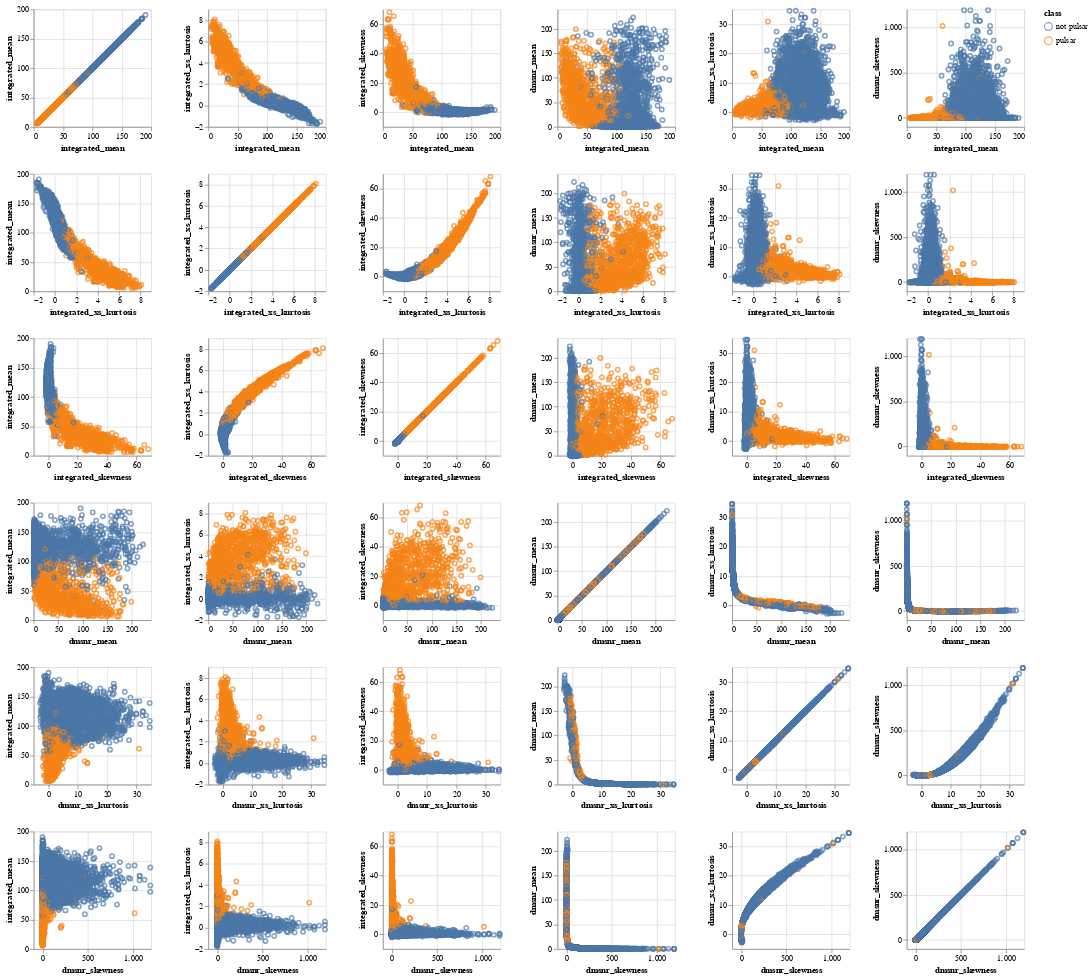

Source (notebook cell):
### Code cell
alt.data_transformers.disable_max_rows()

alt.Chart(pulsar_train).mark_point().encode(
    alt.X(alt.repeat("row"), type="quantitative"),
    alt.Y(alt.repeat("column"), type="quantitative"),
    color="class:N"
).properties(
    width=150,
    height=150
).repeat(
    row=["integrated_mean", "integrated_xs_kurtosis", "integrated_skewness", "dmsnr_mean", "dmsnr_xs_kurtosis", "dmsnr_skewness"],
    column=["integrated_mean", "integrated_xs_kurtosis", "integrated_skewness", "dmsnr_mean", "dmsnr_xs_kurtosis", "dmsnr_skewness"]
)

### Figure 1 — Vega-Lite specification as saved in the notebook (floating-point values rounded to 4 significant figures; data arrays with more than 128 entries replaced by an {"elided": "..."} marker saying what was removed)
{"config": {"view": {"continuousWidth": 400, "continuousHeight": 300}}, "repeat": {"column": ["integrated_mean", "integrated_xs_kurtosis", "integrated_skewness", "dmsnr_mean", "dmsnr_xs_kurtosis", "dmsnr_skewness"], "row": ["integrated_mean", "integrated_xs_kurtosis", "integrated_skewness", "dmsnr_mean", "dmsnr_xs_kurtosis", "dmsnr_skewness"]}, "spec": {"data": {"name": "data-cc660c96b8274c25f45ebb4adbf6a4ee"}, "mark": "point", "encoding": {"color": {"field": "class", "type": "nominal"}, "x": {"field": {"repeat": "row"}, "type": "quantitative"}, "y": {"field": {"repeat": "column"}, "type": "quantitative"}}, "height": 150, "width": 150}, "$schema": "https://vega.github.io/schema/vega-lite/v4.17.0.json", "datasets": {"data-cc660c96b8274c25f45ebb4adbf6a4ee": {"elided": "13423 records"}}}
